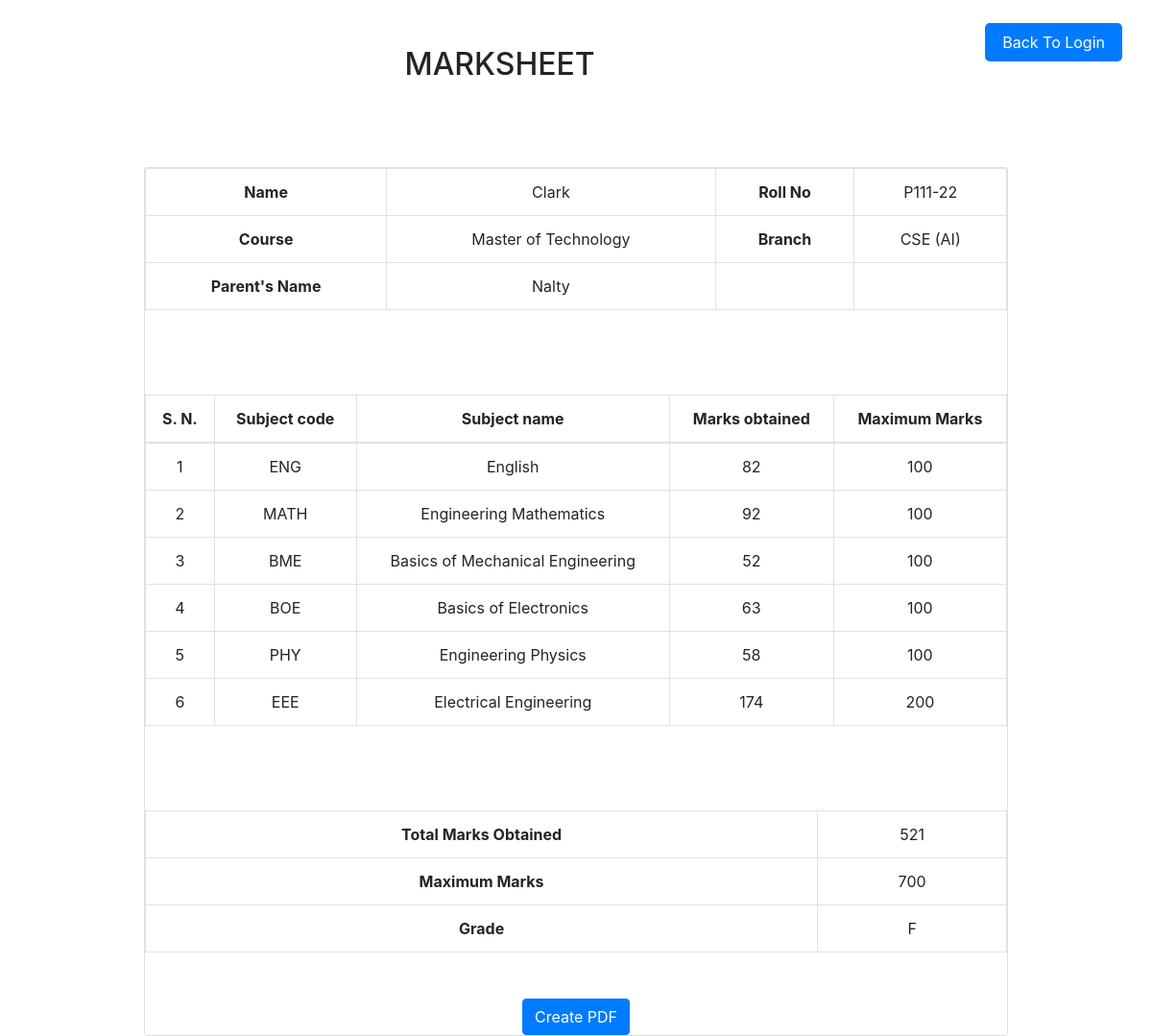
The page /get-data/P111-22 on the database its author committed.
### student_marksheet/models.py (models this page shows)
class UserInput(models.Model):
    roll = models.CharField(max_length=100, primary_key=True)
    subject1 = models.CharField(max_length=100)
    maxMarkSub1 = models.IntegerField()
    markObSub1 = models.IntegerField()
    subject2 = models.CharField(max_length=100)
    maxMarkSub2 = models.IntegerField()
    markObSub2 = models.IntegerField()
    subject3 = models.CharField(max_length=100)
    maxMarkSub3 = models.IntegerField()
    markObSub3 = models.IntegerField()
    subject4 = models.CharField(max_length=100)
    maxMarkSub4 = models.IntegerField()
    markObSub4 = models.IntegerField()
    subject5 = models.CharField(max_length=100)
    maxMarkSub5 = models.IntegerField()
    markObSub5 = models.IntegerField()
    subject6 = models.CharField(max_length=100)
    maxMarkSub6 = models.IntegerField()
    markObSub6 = models.IntegerField()
    userdata = models.ForeignKey(
        UserData, on_delete=models.CASCADE, blank=True, null=True)

class UserData(models.Model):
    roll = models.CharField(max_length=100, primary_key=True, default='P111-22')
    name = models.CharField(max_length=100)
    parentName = models.CharField(max_length=100)
    course = models.CharField(max_length=100)
    branch = models.CharField(max_length=100)
    logo = models.ImageField(upload_to='logos/', null=True, blank=True)

### student_marksheet/views.py (the view)
# urls.py: path('get-data/<roll>', views.get_data, name='user_data'),
def get_data(request, roll):
    context = {}
    try:
        data = UserInput.objects.get(roll=roll)
    except UserInput.DoesNotExist:
        messages.error(request, f"User with roll number {roll} does not exist.")
        return redirect('input_roll')
    total_sum, max_marks, percentage = calculate_marks(data)
    context['data'] = data
    context['total_sum'] = total_sum
    context['max_marks'] = max_marks
    if percentage >= 90:
        context['grade'] = "A"
    else:
        context['grade'] = "F"
    return render(request, 'student_marksheet/index.html', context)

### student_marksheet/views.py (called while the page is built)
def calculate_marks(data):
    total_sum = data.markObSub1 + data.markObSub2 + data.markObSub3 + data.markObSub4 + data.markObSub5 + data.markObSub6
    max_marks = data.maxMarkSub1 + data.maxMarkSub2 + data.maxMarkSub3 + data.maxMarkSub4 + data.maxMarkSub5 + data.maxMarkSub6
    percentage = (total_sum / max_marks) * 100 if max_marks != 0 else 0
    return total_sum, max_marks, percentage

### student_marksheet/templates/student_marksheet/index.html (shortened to what this page needs)
<!DOCTYPE html>
<html lang="en">
<head>
    <link rel="stylesheet" href="https://cdn.jsdelivr.net/npm/bootstrap@4.3.1/dist/css/bootstrap.min.css"
>
</head>
<body>
    <div class="container-fluid">
        <button class="btn btn-primary button" onclick="redirectToLogin()">Back To Login</button>
        <br>
        <br>
        <div>
            <h2 class="text-center">MARKSHEET</h2>
        </div>
        <br>
        <br>
        <div class="card">
            <table class="table table-bordered">
                <tbody>
                    <tr>
                        <th>Name</th>
                        <td>{{ data.userdata.name }}</td>
                        <th>Roll No</th>
                        <td>{{ data.userdata.roll }}</td>
                    </tr>
                    <tr>
                        <th>Course</td>
                        <td>{{ data.userdata.course }}</td>
                        <th>Branch</th>
                        <td>{{ data.userdata.branch }}</td>
                    </tr>
                    <tr>
                        <th>Parent's Name</th>
                        <td>{{ data.userdata.parentName }}</td>
                        <th></th>
                        <td></td>
                    </tr>
                </tbody>
            </table>
        <br>
        <br>
        <br>
        <table class="table table-bordered">
            <thead>
                <tr>
                    <th>S. N.</th>
                    <th>Subject code</th>
                    <th>Subject name</th>
                    <th>Marks obtained</th>
                    <th>Maximum Marks</th>
                </tr>
            </thead>
            <tbody>
                <tr>
                    <td>1</td>
                    <td>{{ data.subject1 }}</td>
                    <td>English</td>
                    <td>{{ data.markObSub1 }}</td>
                    <td>{{ data.maxMarkSub1 }}</td>
                </tr>
                <tr>
                    <td>2</td>
                    <td>{{ data.subject2 }}</td>
                    <td>Engineering Mathematics</td>
                    <td>{{ data.markObSub2 }}</td>
                    <td>{{ data.maxMarkSub2 }}</td>
                </tr>
                <tr>
                    <td>3</td>
                    <td>{{ data.subject3 }}</td>
                    <td>Basics of Mechanical Engineering</td>
                    <td>{{ data.markObSub3 }}</td>
                    <td>{{ data.maxMarkSub3 }}</td>
                </tr>
                <tr>
                    <td>4</td>
                    <td>{{ data.subject4 }}</td>
                    <td>Basics of Electronics</td>
                    <td>{{ data.markObSub4 }}</td>
                    <td>{{ data.maxMarkSub4 }}</td>
                </tr>
                <tr>
                    <td>5</td>
                    <td>{{ data.subject5 }}</td>
                    <td>Engineering Physics</td>
                    <td>{{ data.markObSub5 }}</td>
                    <td>{{ data.maxMarkSub5 }}</td>
                </tr>
                <tr>
                    <td>6</td>
                    <td>{{ data.subject6 }}</td>
                    <td>Electrical Engineering</td>
                    <td>{{ data.markObSub6 }}</td>
                    <td>{{ data.maxMarkSub6 }}</td>
                </tr>
            </tbody>
        </table>
        <br>
        <br>
        <br>
        <table class="table table-bordered">
            <tbody>
                <tr>
                    <th>Total Marks Obtained</th>
                    <td>{{ total_sum }}</td>
                </tr>
                <tr>
                    <th>Maximum Marks</th>
                    <td>{{ max_marks }}</td>
                </tr>
                <tr>
                    <th>Grade</th>
                    <td>{{ grade }}</td>
                </tr>
            </tbody>
        </table>
        <div class="text-center">
            <a class="btn btn-primary btn-pdf" href="{% url 'generate_pdf' data.roll %}">Create PDF</a>
        </div>
    </div>
</body>
</html>

### student_marksheet/templates/student_marksheet/index.html (style rules this page uses)
.button { text-align: center; margin-top: 1.5rem; border: none; color: white; padding: 8px 18px; border-radius: 5px; text-align: center; text-decoration: none; font-size: 16px; cursor: pointer; float: right; margin-right: 1rem; }
.card { width: 900px; margin: auto; margin-top: 2rem; }
.table th, .table td { text-align: center; }
.btn-pdf { margin-top: 2rem; }

### rows shown on the page
UserInput: userdata.name "Clark", userdata.roll "P111-22", userdata.course "Master of Technology", userdata.branch "CSE (AI)", userdata.parentName "Nalty", subject1 "ENG", markObSub1 "82", maxMarkSub1 "100", subject2 "MATH", markObSub2 "92", maxMarkSub2 "100", subject3 "BME", markObSub3 "52", maxMarkSub3 "100", subject4 "BOE", markObSub4 "63", maxMarkSub4 "100", subject5 "PHY", markObSub5 "58", maxMarkSub5 "100", subject6 "EEE", markObSub6 "174", maxMarkSub6 "200"

### other values the page prints
{{ total_sum }} "521"
{{ max_marks }} "700"
{{ grade }} "F"
